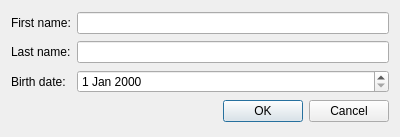
<?xml version="1.0" encoding="UTF-8"?>
<ui version="4.0">
 <class>PersonUpdaterView</class>
 <widget class="QDialog" name="PersonUpdaterView">
  <property name="geometry">
   <rect>
    <x>0</x>
    <y>0</y>
    <width>400</width>
    <height>137</height>
   </rect>
  </property>
  <property name="windowTitle">
   <string>Dialog</string>
  </property>
  <layout class="QGridLayout" name="gridLayout">
   <item row="0" column="0">
    <widget class="QLabel" name="firstNameLabel">
     <property name="text">
      <string>First name:</string>
     </property>
    </widget>
   </item>
   <item row="0" column="1">
    <widget class="QLineEdit" name="firstNameLineEdit"/>
   </item>
   <item row="1" column="0">
    <widget class="QLabel" name="lastNameLabel">
     <property name="text">
      <string>Last name:</string>
     </property>
    </widget>
   </item>
   <item row="1" column="1">
    <widget class="QLineEdit" name="lastNameLineEdit"/>
   </item>
   <item row="2" column="0">
    <widget class="QLabel" name="birthDateLabel">
     <property name="text">
      <string>Birth date:</string>
     </property>
    </widget>
   </item>
   <item row="2" column="1">
    <widget class="QDateEdit" name="birthDateEdit"/>
   </item>
   <item row="3" column="0" colspan="2">
    <widget class="QDialogButtonBox" name="buttonBox">
     <property name="orientation">
      <enum>Qt::Horizontal</enum>
     </property>
     <property name="standardButtons">
      <set>QDialogButtonBox::Cancel|QDialogButtonBox::Ok</set>
     </property>
    </widget>
   </item>
  </layout>
 </widget>
 <resources/>
 <connections>
  <connection>
   <sender>buttonBox</sender>
   <signal>accepted()</signal>
   <receiver>PersonUpdaterView</receiver>
   <slot>accept()</slot>
   <hints>
    <hint type="sourcelabel">
     <x>248</x>
     <y>254</y>
    </hint>
    <hint type="destinationlabel">
     <x>157</x>
     <y>274</y>
    </hint>
   </hints>
  </connection>
  <connection>
   <sender>buttonBox</sender>
   <signal>rejected()</signal>
   <receiver>PersonUpdaterView</receiver>
   <slot>reject()</slot>
   <hints>
    <hint type="sourcelabel">
     <x>316</x>
     <y>260</y>
    </hint>
    <hint type="destinationlabel">
     <x>286</x>
     <y>274</y>
    </hint>
   </hints>
  </connection>
 </connections>
</ui>
